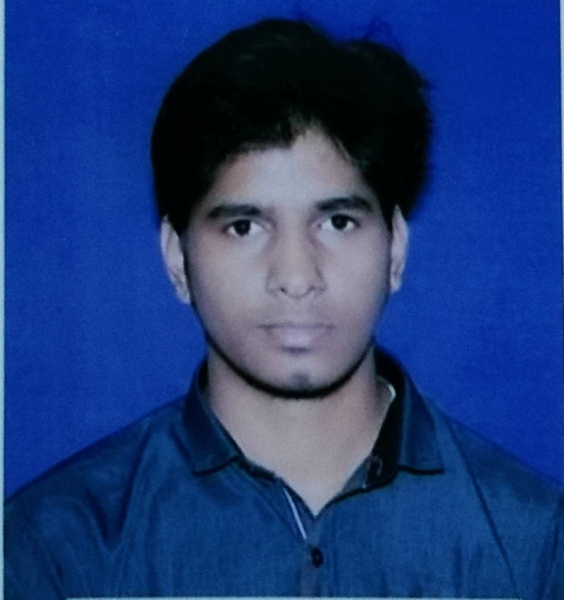
#> input picture uploads/photo-1588848325356.jpg, 1127 x 1199 px, given in place of the camera (shown at 1/2 size)
$ python Drowsiness.py
#> lines starting #> are read from the running program, lines starting #| are printed output that depends on the picture; after the words box and inside, x2 and y2 are one past the last pixel; in counts of white or black regions, pixels touching at a corner belong together
import cv2

face_cascade = cv2.CascadeClassifier('D:/Rishu/VehicleAssistant/Scripts/Dataset/haarcascade_frontalface_default.xml')
eye_cascade = cv2.CascadeClassifier('D:/Rishu/VehicleAssistant/Scripts/Dataset/haarcascade_eye.xml')

def detect(gray, frame):
    faces = face_cascade.detectMultiScale(gray, 1.3, 4)
    for (x, y, w, h) in faces:
        cv2.rectangle(frame, (x,y), (x+w, y+h), (255, 255, 255), 2)

        frame_tmp = frame[faces[0][1]:faces[0][1] + faces[0][3], faces[0][0]:faces[0][0] + faces[0][2]:1, :]
        gray = gray[faces[0][1]:faces[0][1] + faces[0][3], faces[0][0]:faces[0][0] + faces[0][2]:1]

        eyes = eye_cascade.detectMultiScale(gray, scaleFactor=1.1, minNeighbors=5, minSize=(30,30))

        value = ""
        if len(eyes) < 2:
            value += "Sleepy"
            #print("Sleepy")
        else:
            value += "Open"
            #print("Open")

        frame_tmp = cv2.resize(frame_tmp, (400, 400), interpolation=cv2.INTER_LINEAR)

        org = (50, 50)
        font = cv2.FONT_HERSHEY_SIMPLEX
        fontScale = 1
        color = (255, 255, 255)
        thickness = 2
        frame = cv2.putText(frame, value, org, font, fontScale, color)
    return (frame)

video_capture = cv2.VideoCapture(0)
while True:
    _, frame = video_capture.read()
#> frame is the input picture: shape (1199, 1127, 3); mean B, G, R 121.4, 58, 29.3
    gray = cv2.cvtColor(frame, cv2.COLOR_BGR2GRAY)
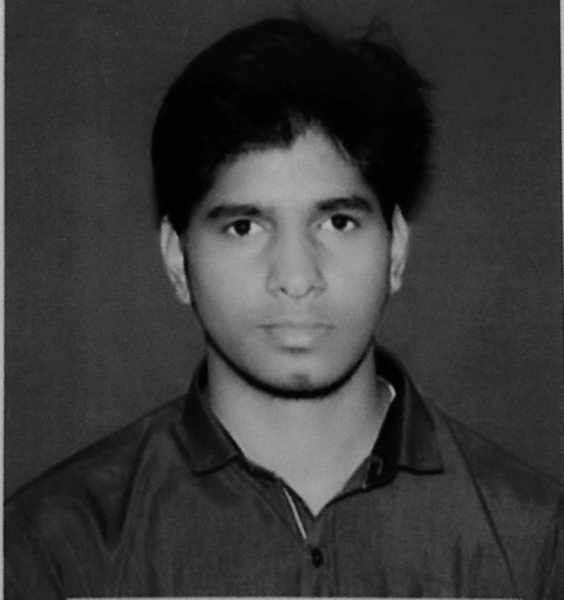
#> gray: shape (1199, 1127) (shown at 1/2 size); min 0, max 195, mean 56.6
    canvas = detect(gray, frame)
#> in detect, `faces = face_cascade.detectMultiScale(gray, 1.3, 4)`: faces = [[355, 287, 450, 450]]
#> the loop in detect, `for (x, y, w, h) in faces:` made 1 pass
#> (x, y, w, h, value, org, font, fontScale) on pass 1: (355, 287, 450, 450, 'Open', (50, 50), 0, 1)
#> pass 1, in detect, `frame_tmp = frame[faces[0][1]:faces[0][1] + faces[0][3], faces[0][0]:f..`:
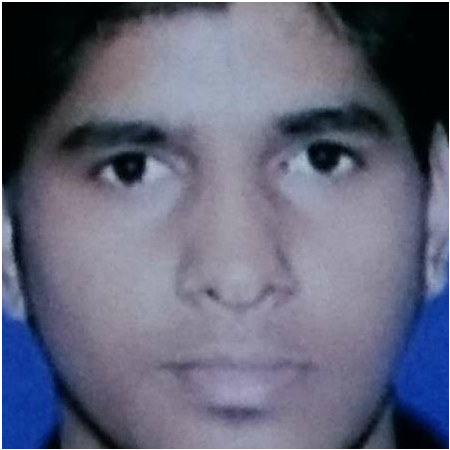
#> frame_tmp: shape (450, 450, 3); mean B, G, R 121.6, 101.4, 99.2
#> pass 1, in detect, `gray = gray[faces[0][1]:faces[0][1] + faces[0][3], faces[0][0]:faces[0..`:
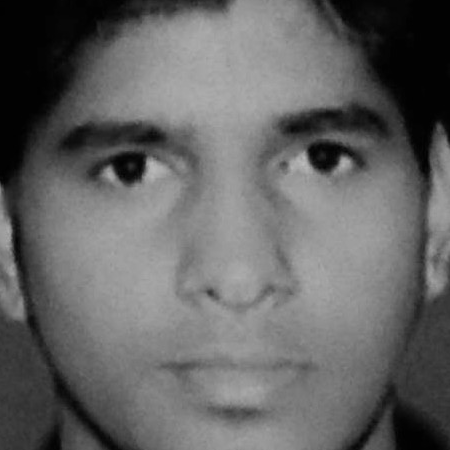
#> gray: shape (450, 450); min 0, max 189, mean 100.4
#> pass 1, in detect, `frame = cv2.putText(frame, value, org, font, fontScale, color)`:
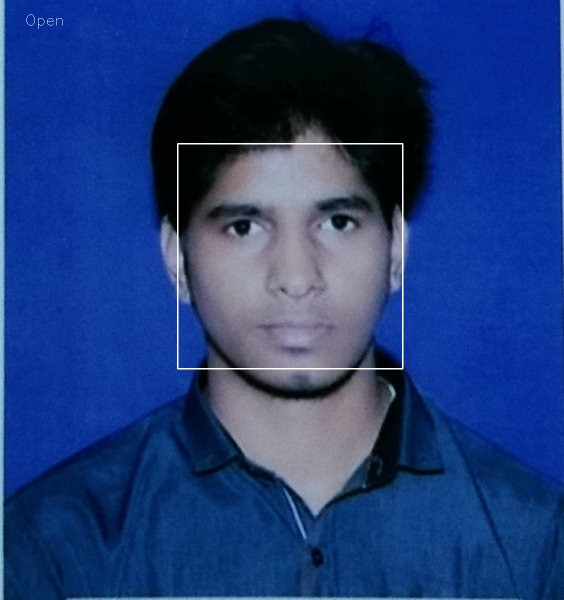
#> frame: shape (1199, 1127, 3) (shown at 1/2 size); 0.41% of pixels changed, all inside (x1, y1, x2, y2) = (53, 29, 807, 739)
    cv2.imshow('Video', canvas)
    if(cv2.waitKey(1) & 0xFF == ord('q')):
#> (key q is pressed here)
        break
video_capture.release()
cv2.destroyAllWindows()
